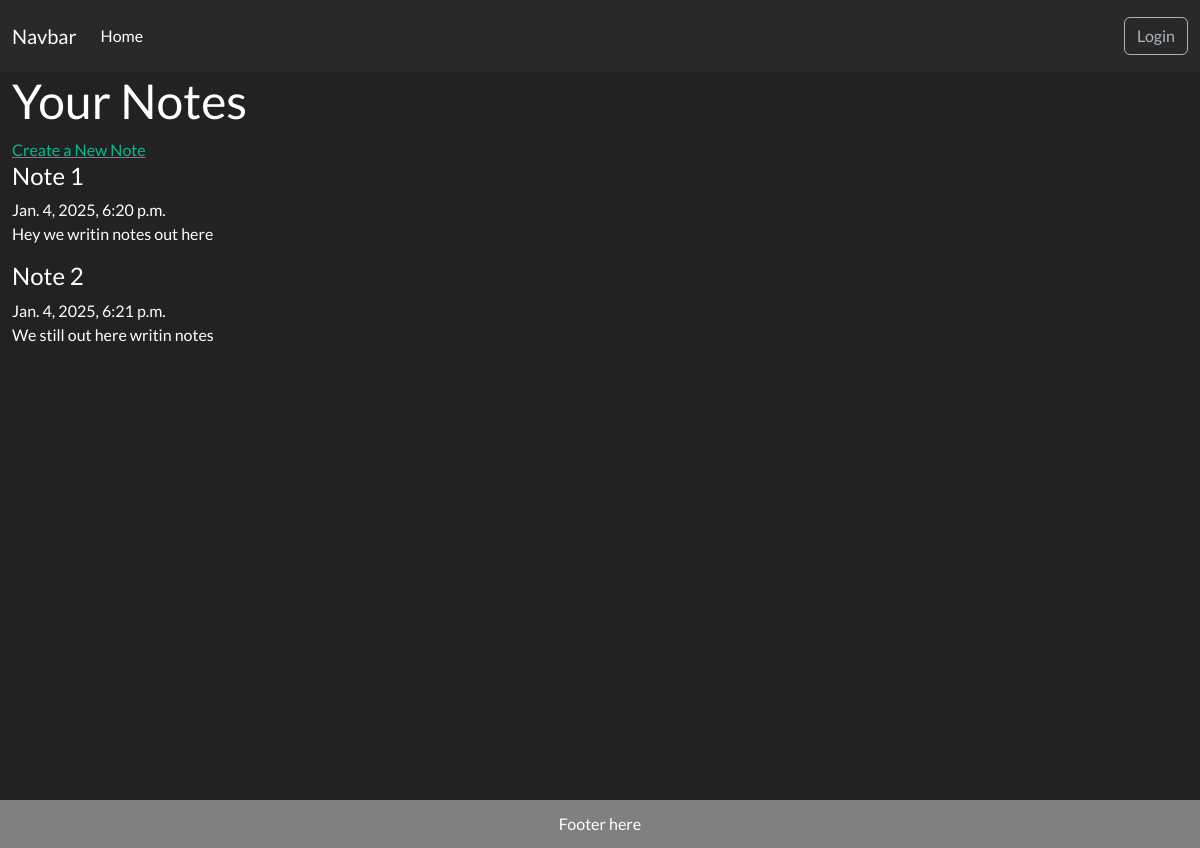
The app's page /notes/ with its own data.
### notes/models.py (models this page shows, shortened)
class Note(models.Model):
    title = models.CharField(max_length=80)
    text = models.TextField()
    created_on = models.DateTimeField(auto_now_add=True)

### notes/views.py (the view)
# urls.py: path("", ListNoteView.as_view(), name = "list_note")
class ListNoteView(ListView):
    template_name = "notes/list_note.html"
    model = Note

### templates/notes/list_note.html (shortened to what this page needs)
{% extends 'base.html' %}
{% load static %}
{% block css %}
    <link rel="stylesheet" href="{% static 'css/notes.css' %}">
{% endblock %}
{% block content %}
<div>
    <div>
        <h1>Your Notes</h1>
        <a href="#">Create a New Note</a>
    </div>
    {%  for note in note_list %}
        <div class="note">
            <h4>{{ note.title }}</h4>
            <label for="">{{ note.created_on }}</label>
            <p>{{ note.text|truncatechars:100 }}</p>
        </div>
    {% endfor %}
</div>
{% endblock %}

### static/css/base.css (style rules this page uses)
html, body { padding: 0; margin: 0; min-height: 100vh; }

### records on screen
Note: title "Note 1", created_on "Jan. 4, 2025, 6:20 p.m.", text "Hey we writin notes out here"
Note: title "Note 2", created_on "Jan. 4, 2025, 6:21 p.m.", text "We still out here writin notes"
